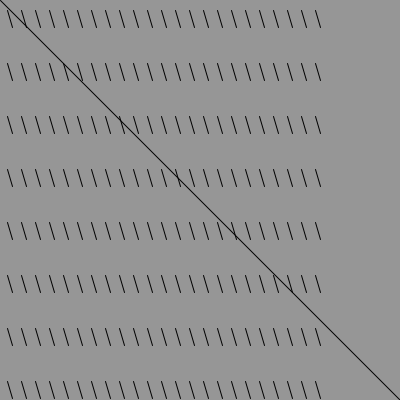
Frame 1 (no input)
Frame 60 (the mouse pressed at the canvas centre just before this capture): identical to frame 1, image omitted
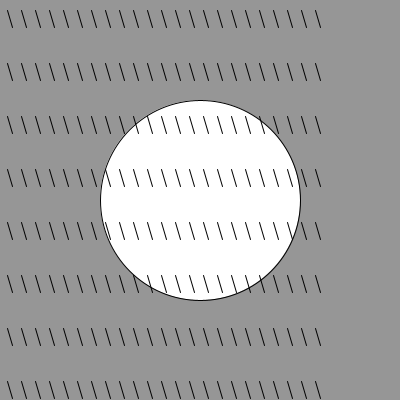
Frame 120 (the mouse held since frame 60 and released just before this capture)

The Processing sketch that drew these frames (run headless with seeded random() and noise(); from frame 60 on, the mouse is pressed at the canvas centre):

// Processing sketch: Exercise_6_3
// ── Exercise_6_3.pde
//This is exercise 6.3
//This combines two relational expressions with
//a logical operator to control the form of a pattern
//It also uses the position of the mouse to draw different shapes

void setup(){
    size(400,400);

}

void draw(){
  background(150);
if(mouseX < width/2) {
  line(0,0,400,400);
} else {
  ellipse(width/2, height/2, 200,200);
}
for(int x = 12; x < 330; x+=14) {
  for (int y = 27; y <= height; y+=53) {
    line (x, y, x-5, y-17);
  }
}
}
